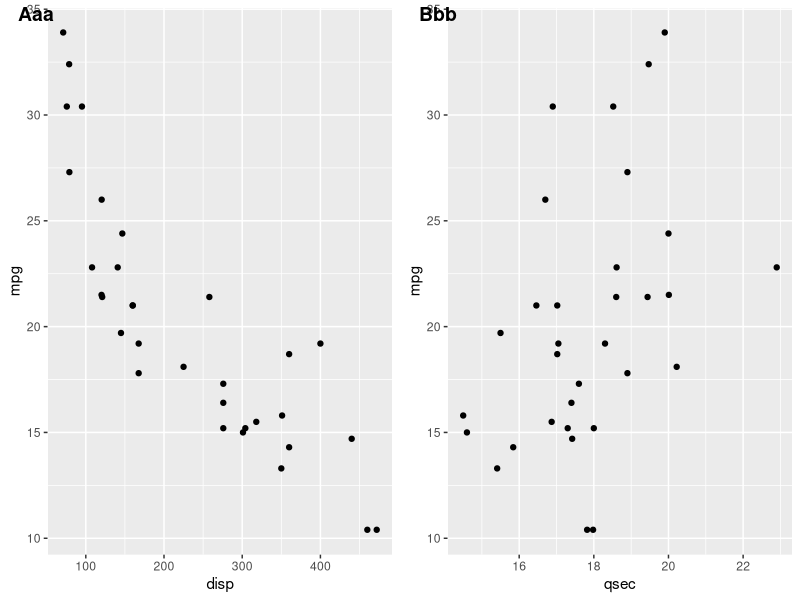
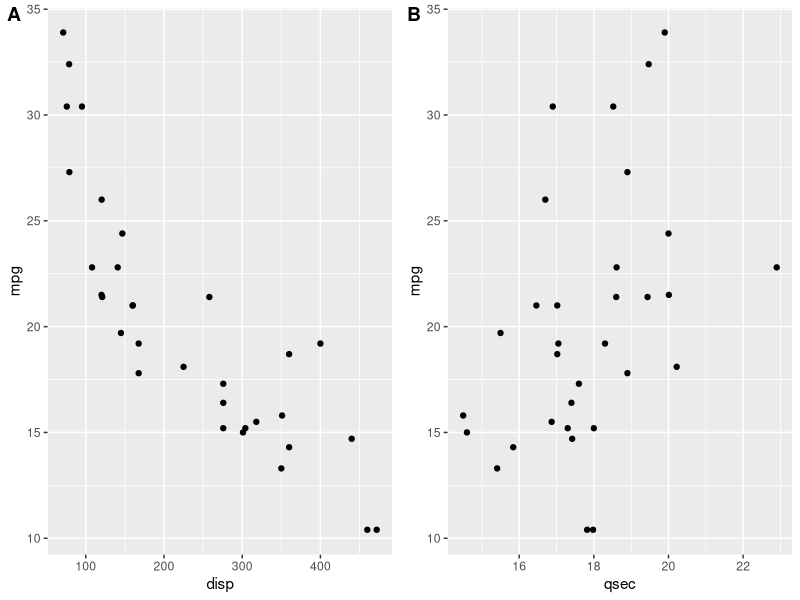
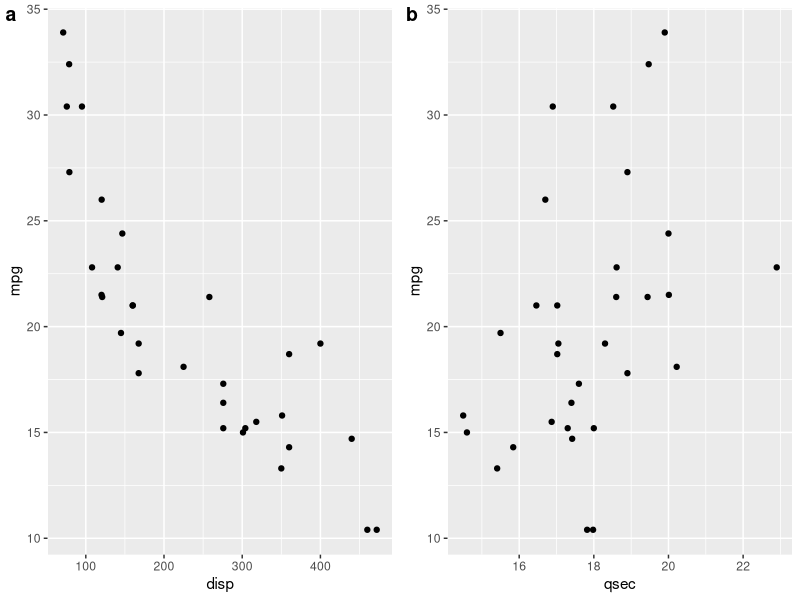
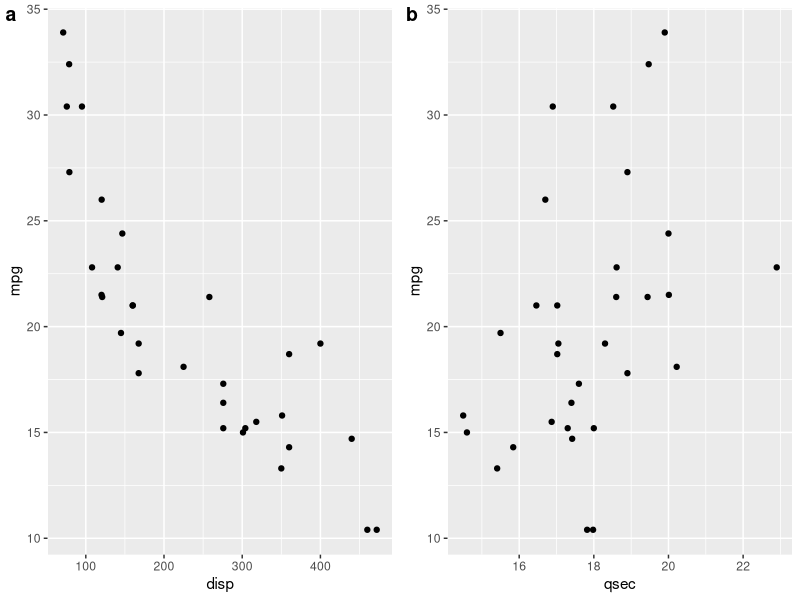
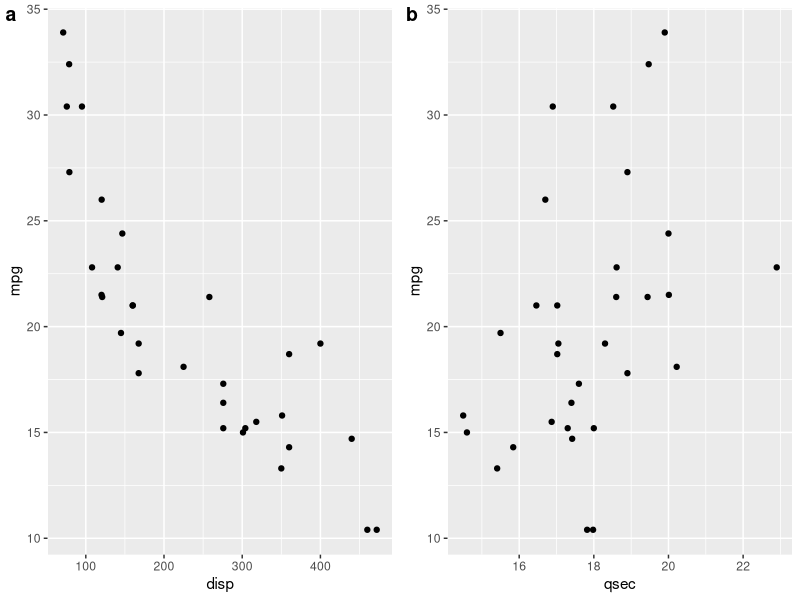

The R source for these figures, in order:
#!/bin/env -S Rscript --vanilla
#SBATCH --cpus-per-task 4
#SBATCH --mem-per-cpu 4G

# Don't use X11 for PNG files (especially useful in an HPC environment)
options(bitmapType='cairo')

#Load needed libraries
library(ggplot2)
library(cowplot)

# Create plot 1 and store it as a variable (instead of auto-printing it)
## 
p1 <- ggplot(mtcars, aes(disp, mpg)) + 
  geom_point()

# Ditto for plot 2
p2 <- ggplot(mtcars, aes(qsec, mpg)) +
  geom_point()

#=============================================================================
# Print the plots to a 10x5 inch PDF file

# Create a 10x5 PDF file 
pdf("two_plots_10by5_inches.pdf", width=10, height=5)

# Print each plot as a subplot in a grid, with user-defined labels
plot_grid(p1, p2, labels = c('Aaa', 'Bbb'))

# Close the PDF file
dev.off()

#=============================================================================
# Print the plots to a "10x5 inch" SVG file
svg("two_plots_10by5_inches.svg", width=10, height=5)

# Print to it 
plot_grid(p1, p2, labels = "AUTO") # AUTO in uppercase uses A, B, C, ...

# Close the SVG file
dev.off()


#=============================================================================
# Print the plots to 100x50 pixel PNG file
png("two_plots_100by50_pixels.png", width=100, height=50)

# Print to it 
plot_grid(p1, p2, labels = "auto") # auto in lowercase uses a, b, c, ...

# Close the SVG file
dev.off()


#=============================================================================
# Print the plots to 500x250 pixel PNG file
png("two_plots_500by250_pixels.png", width=500, height=250)

# Print to it 
plot_grid(p1, p2, labels = "auto")

# Close the SVG file
dev.off()

#=============================================================================
# Print the plots to 1000x500 pixel PNG file
png("two_plots_1000by500_pixels.png", width=1000, height=500)

# Print to it 
plot_grid(p1, p2, labels = "auto")

# Close the SVG file
dev.off()

#=============================================================================
# see more examples at https://wilkelab.org/cowplot/articles/plot_grid.html
#
# See for example, how they use these options:
# ncol       # number of columns (i.e., plots per row)
# rel_widths # adjust the relative widths of the columns

#=============================================================================
# COMMENTS (as a big quoted block)

COMMENTS <- "

With R, when you print plots to PDF or SVG files, they are created as vector
graphics, which don't have a given resolution (see
https://en.wikipedia.org/wiki/Vector_graphics). In other words, you can 'zoom
in' forever and it won't get blocky. They are printed (or displayed) at the
maximum resolution of the printer or display device.

SVG files are text files full of drawing instructions. I have edited them with a
text editor in the past, but usually it's easier just to modify your R code or
use a graphics editor.

I personally prefer editing the code to generate plots and graphics instead of
editing the plots after the fact, so that it is easily reproducible.

If you print to PNG files, then you are creating a plot at a given resolution.
It literally produces a rectangle of square dots (pixels) each with a specific
color.


|                      |PNG         | SVG                | PDF                |
+----------------------+------------+--------------------+--------------------+
|File size scales with |# of pixels |# of elements (dots,|# of elements (dots,| 
|                      |            |lines, shapes)      |lines, shapes)      | 
+----------------------+------------+--------------------+--------------------+ 
|File type             | binary     | text               | mix of binary/text | 
+----------------------+------------+--------------------+--------------------+ 
|Resolution            | Fixed      | Unlimited*         | Unlimited*         | 
+----------------------+------------+--------------------+--------------------+ 

*You CAN embed PNGs or other pixel-based images within PDFs or SVGs, but then
you lose the advantage of not having to worry about resolution.

In general PDF files are mixtures of text and binary data. However, with R,
graphics are produced as vector graphics.

With R, by default when you print graphics to a PDF file, you are effectively
printing an SVG file to a new page. One nice thing about printing to a PDF file
in R is that each time you print, you get a new page. So if you want to generate
20 images in one file, then just print 20 plots to the same PDF file in R.


| File format  | Editors                                                       |
+--------------+---------------------------------------------------------------+
|PNG           |Gimp, Paint, Photoshop, ...                                    |
+--------------+---------------------------------------------------------------+
|PDF           |Adobe Acrobat,                                                 |
+--------------+---------------------------------------------------------------+
|SVG           |Gimp, Adobe Illustrator, Powerpoint?, text editor              |
+--------------+---------------------------------------------------------------+
"
